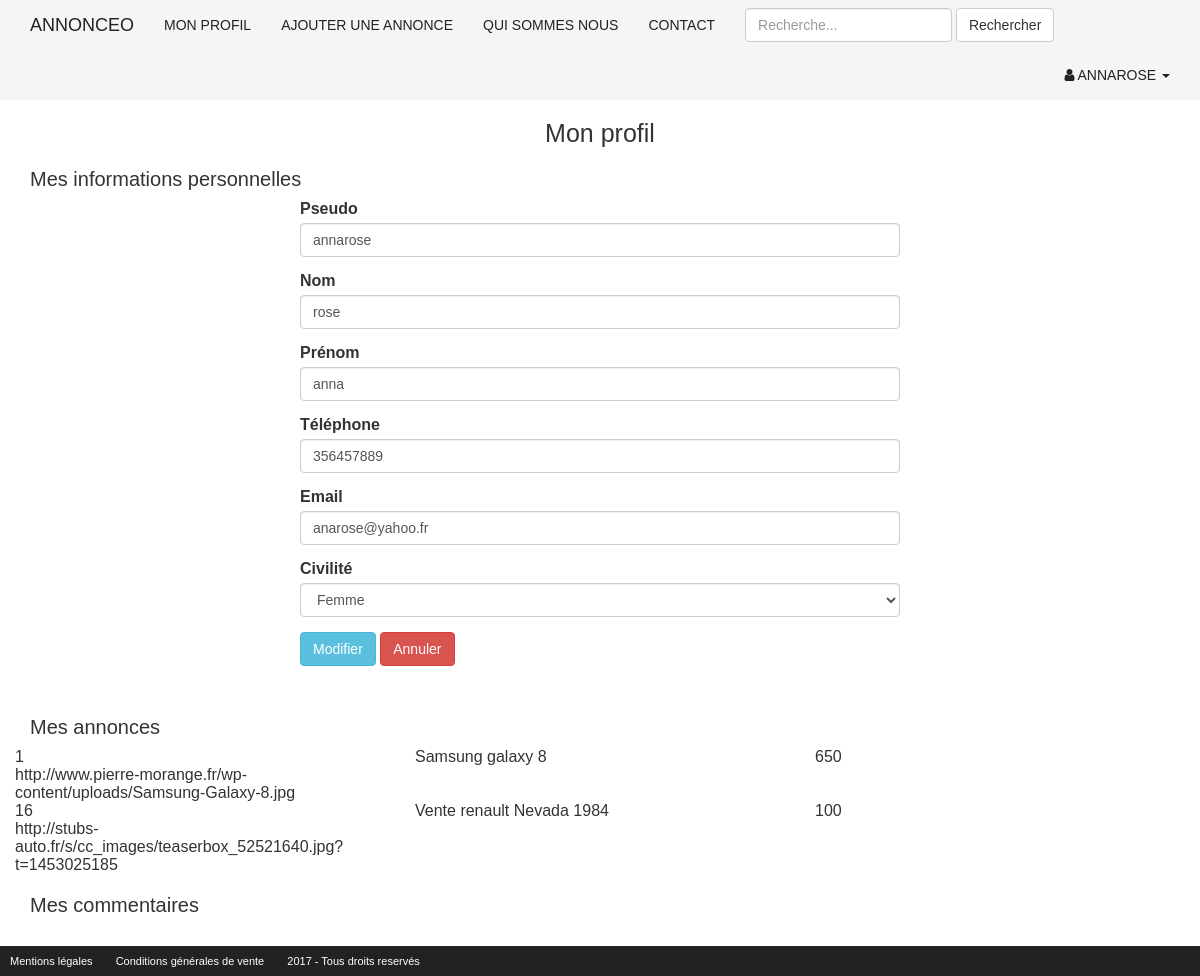
/membre/profil.php?action=modification (signed in), run on the app's committed database.
### tables this page shows
CREATE TABLE membre(
	id_membre INT(3) NOT NULL AUTO_INCREMENT,
	pseudo VARCHAR(20) NOT NULL,
	mdp VARCHAR(60) NOT NULL,
	nom VARCHAR(20) NOT NULL,
	prenom VARCHAR(20) NOT NULL,
	telephone INT(20) NOT NULL,
	email VARCHAR(50) NOT NULL,
	civilite ENUM('m','f') NOT NULL,
	statut INT(1) NOT NULL,
	date_enregistrement DATETIME DEFAULT NULL,
	moyenne_note INT(4) NOT NULL,
	PRIMARY KEY(id_membre)
);

CREATE TABLE annonce(
	id_annonce INT(3) AUTO_INCREMENT,
	titre VARCHAR(255) NOT NULL,
	description TEXT NOT NULL,
	prix INT(20) NOT NULL,
	photo VARCHAR(200) NOT NULL,
	pays VARCHAR(20) NOT NULL,
	ville VARCHAR(20) NOT NULL,
	adresse VARCHAR(50) NOT NULL,
	cp INT(5) NOT NULL,
	membre_id INT(3) NOT NULL,
	photo_id INT(3) NOT NULL,
	categorie_id INT(3) NOT NULL,
	date_enregistrement DATETIME DEFAULT NULL,
	PRIMARY KEY(id_annonce)
);

### membre/profil.php (the view, shortened to what this page needs)
<?php
require_once("../inc/init.inc.php");
$idMembreConnecte = $_SESSION['membre']['id_membre'];
require_once("../inc/haut.inc.php");
?>
<h1>Mon profil</h1>
<div class="bloc-profil">
	<h2>Mes informations personnelles</h2>
	<?php
	if(isset($_GET['action']) && $_GET['action'] == 'modification')
	{
		$req = $bdd->query("SELECT * FROM membre WHERE id_membre = $idMembreConnecte");
		$membre_connecte = $req->fetch(PDO::FETCH_ASSOC);
		$pseudo = (isset($membre_connecte['pseudo'])) ? $membre_connecte['pseudo'] : '';
		$nom = (isset($membre_connecte['nom'])) ? $membre_connecte['nom'] : '';
		$prenom = (isset($membre_connecte['prenom'])) ? $membre_connecte['prenom'] : '';
		$telephone = (isset($membre_connecte['telephone'])) ? $membre_connecte['telephone'] : '';
		$email = (isset($membre_connecte['email'])) ? $membre_connecte['email'] : '';
		$civilite = (isset($membre_connecte['civilite'])) ? $membre_connecte['civilite'] : '';
	?>
		<form action="profil.php" method="post">
			<div class="form-group">
				<label for="pseudo">Pseudo</label>
				<input type="text" id="pseudo" name="pseudo" class="form-control" placeholder="Pseudo" value="<?php echo $pseudo; ?>">
			</div>
			<div class="form-group">
				<label for="nom">Nom</label>
				<input type="text" id="nom" name="nom" class="form-control" placeholder="Nom" value="<?php echo $nom; ?>">
			</div>
			<div class="form-group">
				<label for="prenom">Prénom</label>
				<input type="text" id="prenom" name="prenom" class="form-control" placeholder="Prénom" value="<?php echo $prenom; ?>">
			</div>
			<div class="form-group">
				<label for="telephone">Téléphone</label>
				<input type="text" id="telephone" name="telephone" class="form-control" placeholder="Téléphone" value="<?php echo $telephone; ?>">
			</div>
			<div class="form-group">
				<label for="email">Email</label>
				<input type="email" id="email" name="email" class="form-control" placeholder="Email" value="<?php echo $email; ?>">
			</div>
			<div class="form-group">
				<label for="civilite">Civilité</label>
				<select name="civilite" id="civilite" class="form-control">
					<option value="f" <?php if($civilite == "f") { echo 'selected'; } ?> >Femme</option>
				</select>
			</div>
			<button type="submit" class="btn btn-info">Modifier</button>
			<a href="profil.php" class="btn btn-danger">Annuler</a>
		</form>
	<?php
	}
	?>
</div>
<div class="bloc-profil">
	<h2>Mes annonces</h2>
	<?php
	$req = "SELECT id_annonce, titre, prix, photo FROM annonce WHERE membre_id = $idMembreConnecte";
	$r = $bdd->query($req);
	echo '<div class="row">';
	while($annonce = $r->fetch(PDO::FETCH_ASSOC))
	{
		echo '<div class="row">';
		foreach($annonce as $indice => $valeur) {
			echo '<div class="col-xs-6 col-sm-4">'. $valeur .'</div>';
		}
		echo '</div>';
	}
	echo '</div>';
	?>
</div>
<div class="bloc-profil">
	<h2>Mes commentaires</h2>
</div>
<?php
require_once("../inc/bas.inc.php");
?>

### css/style.css (style rules this page uses)
* { box-sizing: border-box; }
body { margin: 0; padding: 0; font: 16px sans-serif; }
h1 { text-align: center; font-size: 2.5rem; }
h2 { font-size: 2rem; }
a { color: #222; }
section form { width: 600px; margin: 0 auto 50px; }

### data on the page
membre: pseudo "annarose", nom "rose", prenom "anna", telephone "356457889", email "anarose@yahoo.fr", civilite "Femme"
annonce: id_annonce "1", titre "Samsung galaxy 8", prix "650", photo "http://www.pierre-morange.fr/wp-content/uploads/Samsung-Galaxy-8.jpg"
annonce: id_annonce "16", titre "Vente renault Nevada 1984", prix "100", photo "http://stubs-auto.fr/s/cc_images/teaserbox_52521640.jpg?t=1453025185"

### other printed values
$_SESSION['membre']['pseudo'] "ANNAROSE"
